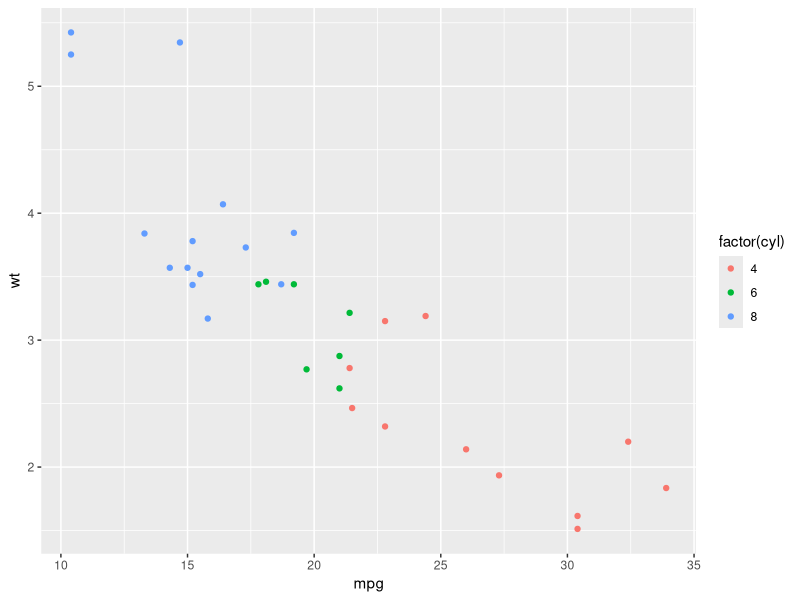
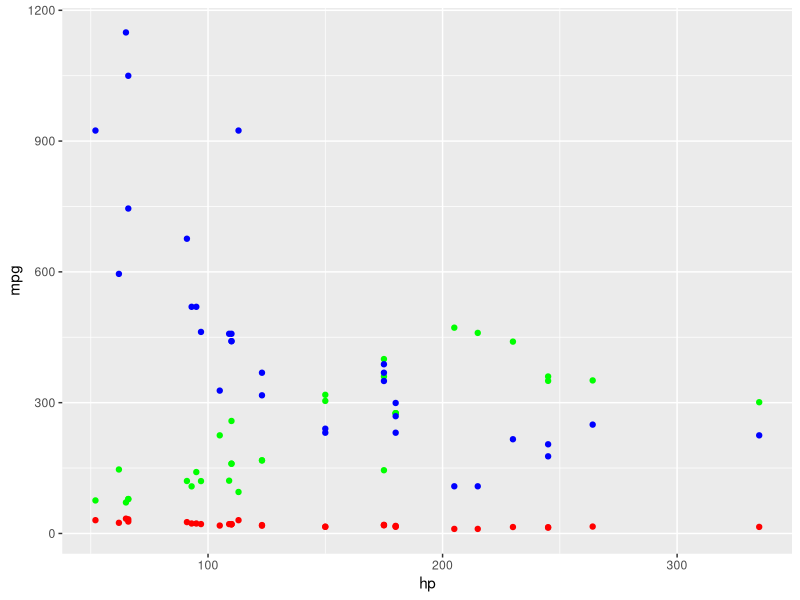
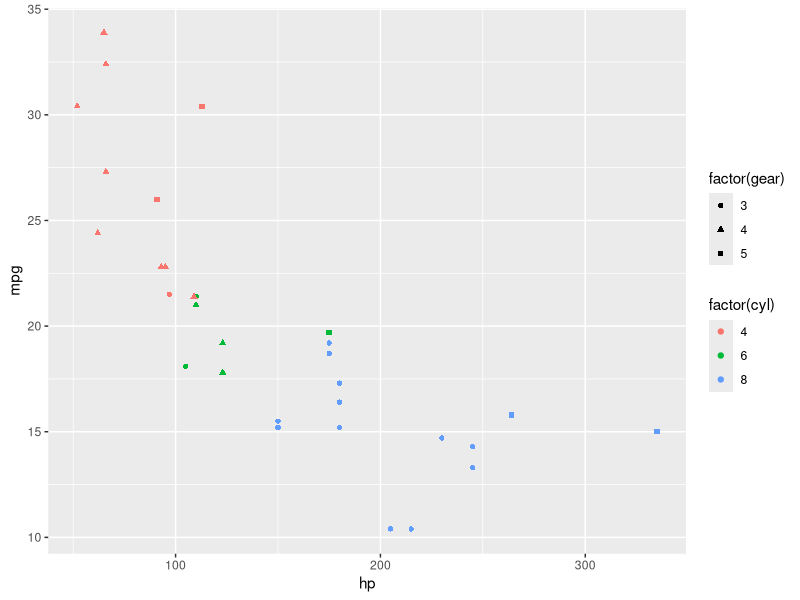

The R script that drew these images, in order:
library(ggplot2)
p <- ggplot(mtcars,mapping=aes(mpg,wt,col=factor(cyl)))+
  geom_point()  #设定散点的颜色为蓝色 geom_point(col="blue") 
  ##geom_point(aes(col="blue"))  错误的映射关系，至少也要写在aes函数外，
  ##在aes中, color = “blue”的实际意思是把”blue”当为一个变量，按默认的颜色标度标记为桃红色
   # +geom_smooth()
p

#采用多个数据集或向量数据绘图
mtcars.c <- transform(mtcars, mpg = mpg^2)
ggplot()+
  geom_point(aes(x = hp, y = mpg), data = mtcars, color = "red")+
  geom_point(aes(x = mtcars$hp, y = mtcars$disp), color = "green")+ 
  #在第一张散点图上，叠加了hp~disp的关系
  geom_point(aes(x = hp, y= mpg), data = mtcars.c, color = "blue")  
  #选用不同的数据集,在上一层基础上叠加了mtcars.c的图层  #选用不同的数据集,在上一层基础上叠加了mtcars.c的图层)

ggplot(data=mtcars,aes(col=factor(cyl)))+
  geom_point(aes(x = hp, y = mpg,shape=factor(gear)), data = mtcars)




